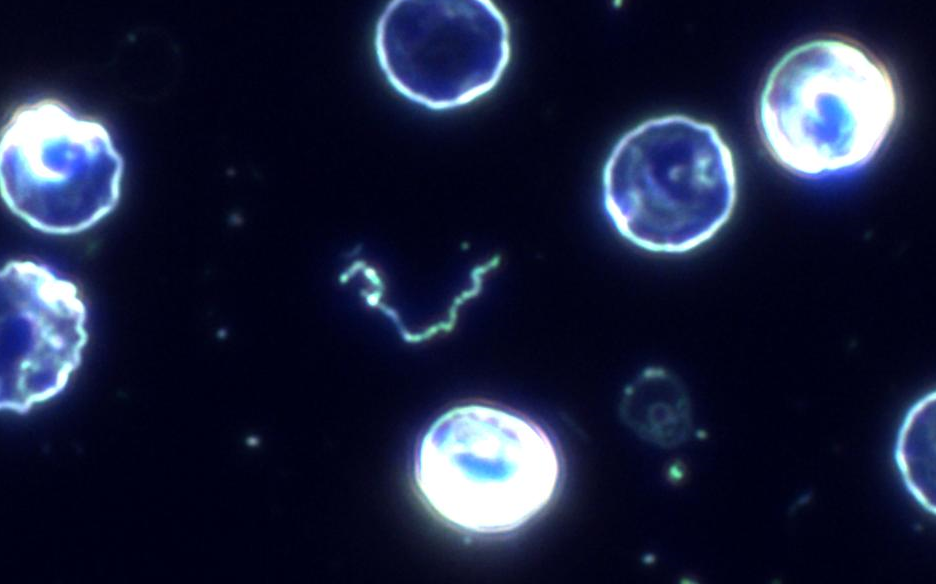
%> input picture Assignment_Input/IMG_11.png, 936 x 584 px
$ octave Task5Attempt.m   (GNU Octave 9; MATLAB toolbox functions it lacks are replaced by stand-ins)
%> lines starting %> are read from the running program, lines starting %| are printed output that depends on the picture; in (x1, y1, x2, y2) boxes, pixels count from 0 and x2, y2 are one past the last pixel; in counts of white or black regions, pixels touching at a corner belong together; the program's own positions count from 1
clear; close all;

% Task 5: Robust method --------------------------

% Load the new image
IMG = imread('IMG_11.png');
%> IMG is the input picture: size 584x936x3 uint8; mean R, G, B 27.5, 33.3, 59.9

% Convert image to grayscale
I_gray = rgb2gray(IMG);
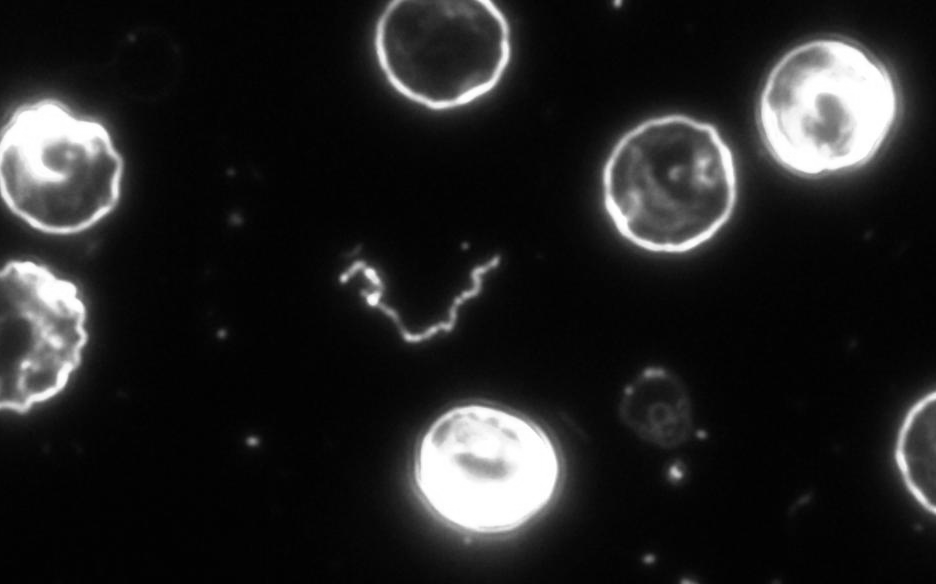
%> I_gray: size 584x936 uint8; min 2, max 255, mean 34.6

% Rescale image
height = 512;
[rows, cols] = size(I_gray);
%> rows = 584; cols = 936
new_width = round(cols * (height / rows));
%> new_width = 821
I_resized = imresize(I_gray, [height, new_width]);

% Adaptive Histogram Equalization
I_enhanced = adapthisteq(I_gray, 'NumTiles', [32 32], 'ClipLimit', 0.012);

I_smoothed = imgaussfilt(I_enhanced, 2);  % Gaussian filter with sigma=2

gamma = 0.8;  % Gamma < 1 brightens, Gamma > 1 darkens
I_gamma = imadjust(I_smoothed, [], [], gamma);
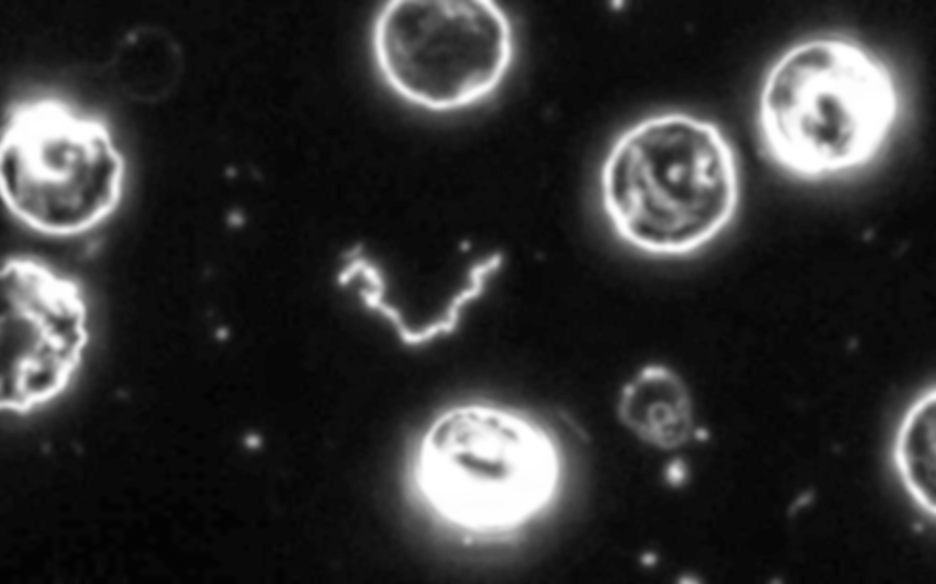
%> I_gamma: size 584x936 uint8; min 3, max 255, mean 49

I_normalized = mat2gray(I_gamma);  % Normalize to range [0, 1]

% Otsu's Method
thresh = graythresh(I_normalized);
%> thresh = 0.404
I_binary = imbinarize(I_normalized, thresh);
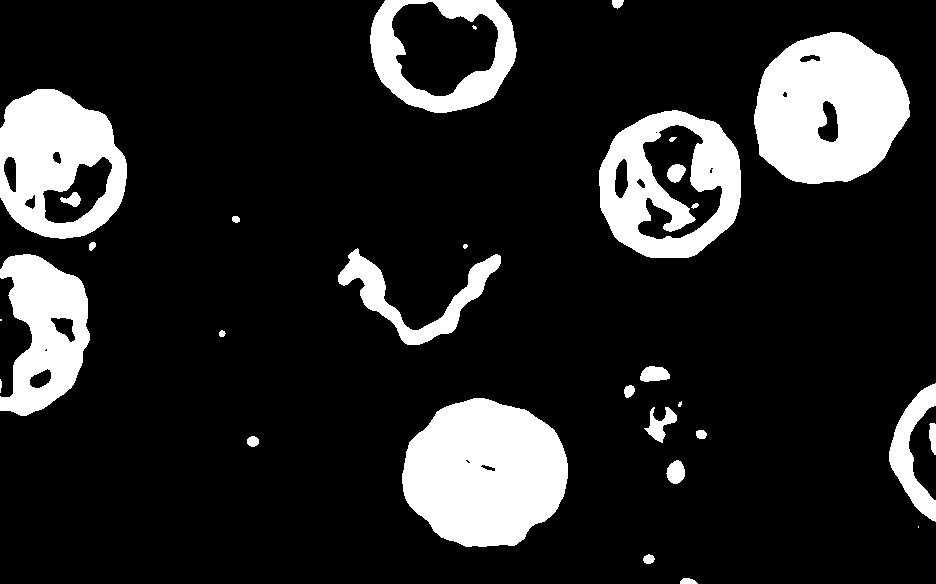
%> I_binary: size 584x936 logical; 15.7% white; 31 white regions (5 under 20 px), largest, box (x1, y1, x2, y2) and area: (402, 398, 568, 547) 18919, (754, 32, 910, 184) 17469, (0, 89, 127, 239) 12255

% Edge Detection
I_edge = edge(I_binary, 'roberts');
%> I_edge: size 584x936 logical; 1.4% white in thin lines or dots

% Morphological Processing
se_close = strel('disk',3);
I_closed = imclose(I_edge, se_close); %close small gaps
%> I_closed: size 584x936 logical; 1.5% white in thin lines or dots

I_bridged1 = bwmorph(I_closed, "bridge");

%Add Padding
padded_edges = padarray(I_bridged1, [1, 1], 0, 'both');
%> padded_edges: size 586x938 logical; 1.5% white in thin lines or dots
se = strel('disk', 3);

%Dilate
a_dilated_edges = imdilate(padded_edges, se);
%> a_dilated_edges: size 586x938 logical; 6.1% white; 45 white regions, largest, box (x1, y1, x2, y2) and area: (636, 123, 725, 242) 3273, (336, 246, 504, 348) 3046, (400, 396, 571, 550) 2804

%Bridge
dilated_edges = bwmorph(a_dilated_edges,"bridge");
%> dilated_edges: size 586x938 logical; 6.1% white; 44 white regions, largest, box (x1, y1, x2, y2) and area: (636, 123, 725, 242) 3291, (336, 246, 504, 348) 3047, (400, 396, 571, 550) 2804

%a: Filling the cells at top and left border of the image
d_edges_a = padarray(dilated_edges,[1 1],1,'pre');
%> d_edges_a: size 587x939 logical; 6.3% white; 38 white regions, largest, box (x1, y1, x2, y2) and area: (0, 0, 939, 587) 10291, (637, 124, 726, 243) 3291, (337, 247, 505, 349) 3047
d_edges_a_filled = imfill(d_edges_a, "holes");
%> d_edges_a_filled: size 587x939 logical; 20.8% white; 21 white regions, largest, box (x1, y1, x2, y2) and area: (0, 0, 939, 587) 45452, (401, 397, 572, 551) 20391, (753, 31, 914, 188) 19499
d_edges_a_filled = d_edges_a_filled(2:end, 2:end);
%> d_edges_a_filled: size 586x938 logical; 20.6% white; 24 white regions, largest, box (x1, y1, x2, y2) and area: (400, 396, 571, 550) 20391, (752, 30, 913, 187) 19499, (597, 108, 744, 261) 18109

%b: Filling the cells at top and right border of the image
d_edges_b = padarray(padarray(dilated_edges,[1 0],1,'pre'),[0 1],1,'post');
%> d_edges_b: size 587x939 logical; 6.3% white; 39 white regions, largest, box (x1, y1, x2, y2) and area: (0, 0, 939, 587) 7423, (636, 124, 725, 243) 3291, (336, 247, 504, 349) 3047
d_edges_b_filled = imfill(d_edges_b, "holes");
%> d_edges_b_filled: size 587x939 logical; 17.9% white; 29 white regions, largest, box (x1, y1, x2, y2) and area: (0, 0, 939, 587) 21569, (400, 397, 571, 551) 20391, (752, 31, 913, 188) 19499
d_edges_b_filled = d_edges_b_filled(2:end, 1:end-1);

%c: Filling the cells at bottom and right border of the image
d_edges_c = padarray(dilated_edges,[1 1],1,'post');
%> d_edges_c: size 587x939 logical; 6.3% white; 41 white regions, largest, box (x1, y1, x2, y2) and area: (0, 0, 939, 587) 3594, (636, 123, 725, 242) 3291, (336, 246, 504, 348) 3047
d_edges_c_filled = imfill(d_edges_c, "holes");
d_edges_c_filled = d_edges_c_filled(1:end-1,1:end-1);

%d: Filling the cells at top and left border of the image
d_edges_d = padarray(padarray(dilated_edges,[1 0],1,'post'),[0 1],1,'pre');
%> d_edges_d: size 587x939 logical; 6.3% white; 40 white regions, largest, box (x1, y1, x2, y2) and area: (0, 0, 939, 587) 6462, (637, 123, 726, 242) 3291, (337, 246, 505, 348) 3047
d_edges_d_filled = imfill(d_edges_d, "holes");
%> d_edges_d_filled: size 587x939 logical; 19.9% white; 23 white regions, largest, box (x1, y1, x2, y2) and area: (0, 0, 939, 587) 30730, (401, 396, 572, 550) 20391, (753, 30, 914, 187) 19499
d_edges_d_filled = d_edges_d_filled(1:end-1, 2:end);

%Fill image
I_filled = d_edges_a_filled | d_edges_b_filled | d_edges_c_filled | d_edges_d_filled;

% Remove very small objects with area < 400
I_cleaned = bwareaopen(I_filled, 1000);

% Dilate to separate overlapping cells better
se_dilate = strel('disk', 3);
I_dilated = imerode(I_cleaned, se_dilate);
%> I_dilated: size 586x938 logical; 19.3% white; 10 white regions, largest, box (x1, y1, x2, y2) and area: (402, 398, 569, 548) 19284, (754, 32, 911, 185) 18423, (599, 110, 742, 259) 17085

% Take objects larger than 300 pixels in area.
I_filtered = bwareafilt(I_dilated, [500, inf]);

figure;
imshow(I_filtered);
title('Filtered');

% Morphological Processing
se_close = strel('disk',1);
I_closed2 = imclose(I_filtered, se_close); %close small gaps

% Label connected components
I_labeled = bwlabel(I_filtered);
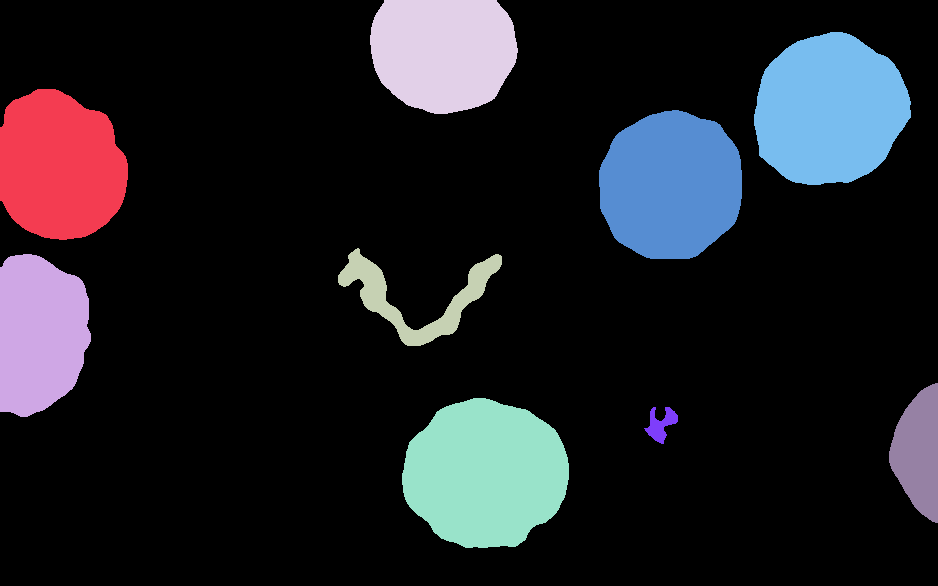
%> I_labeled: size 586x938 double; 10 distinct labels, from 0 to 9; one colour per label, 0 black

% Extract features
stats = regionprops(I_labeled, 'Area', 'Perimeter', 'Eccentricity', 'Solidity', 'Centroid', 'MajorAxisLength','MinorAxisLength');
%> stats = 9 regions; largest, Area, Centroid, MajorAxisLength, MinorAxisLength and Eccentricity: 19284 [486 474.3] 166.2 148.1 0.454, 18423 [830.2 110.6] 159.1 147.9 0.369, 17085 [671.5 186] 151.3 143.9 0.309, 15438 [60.4 166.9] 154.2 128.5 0.553, 14036 [443.8 52.6] 152 119.3 0.62
areas = [stats.Area];
%> areas = [15438 12097 4378 14036 19284 17085 602 18423 4725]
perimeters = [stats.Perimeter];
%> perimeters = [450.6 429.5 533.9 432 500.7 463.4 140.1 486.4 313.5]
circularities = (4 * pi * areas) ./ (perimeters .^ 2);
%> circularities = [0.955 0.824 0.193 0.945 0.967 1 0.386 0.979 0.604]
aspectRatios = [stats.MajorAxisLength] ./ [stats.MinorAxisLength];
%> aspectRatios = [1.2 1.74 1.9 1.27 1.12 1.05 1.46 1.08 2.65]

%Define Aspect Ratio for Bacteria
aspectRatioThreshold = 2.5;

% Thresholds for classification
blood_cells_mask = ismember(I_labeled, find(aspectRatios < aspectRatioThreshold & [stats.Area] > 3000));
bacteria_mask = ismember(I_labeled, find(aspectRatios > aspectRatioThreshold));
%> bacteria_mask: size 586x938 logical; 0.86% white; 1 white region, box (x1, y1, x2, y2) and area: (889, 383, 938, 523) 4725

% Combine masks for final result
final_filtered = blood_cells_mask | bacteria_mask;

for i = 1:numel(stats)
    fprintf('Object %d: Area = %.2f, Eccentricity = %.2f, Perimeter = %.2f, Circularity = %.2f, Aspect Ratio = %.2f\n', i, stats(i).Area, stats(i).Eccentricity, stats(i).Perimeter, circularities(i),aspectRatios(i));
end
%> this loop made 9 passes
%| Object 1: Area = 15438.00, Eccentricity = 0.55, Perimeter = 450.63, Circularity = 0.96, Aspect Ratio = 1.20
%| Object 2: Area = 12097.00, Eccentricity = 0.82, Perimeter = 429.52, Circularity = 0.82, Aspect Ratio = 1.74
%| Object 3: Area = 4378.00, Eccentricity = 0.85, Perimeter = 533.89, Circularity = 0.19, Aspect Ratio = 1.90
%| Object 4: Area = 14036.00, Eccentricity = 0.62, Perimeter = 431.97, Circularity = 0.95, Aspect Ratio = 1.27
%| Object 5: Area = 19284.00, Eccentricity = 0.45, Perimeter = 500.66, Circularity = 0.97, Aspect Ratio = 1.12
%| Object 6: Area = 17085.00, Eccentricity = 0.31, Perimeter = 463.41, Circularity = 1.00, Aspect Ratio = 1.05
%| Object 7: Area = 602.00, Eccentricity = 0.73, Perimeter = 140.06, Circularity = 0.39, Aspect Ratio = 1.46
%| Object 8: Area = 18423.00, Eccentricity = 0.37, Perimeter = 486.37, Circularity = 0.98, Aspect Ratio = 1.08
%> (further printed lines are left out)

% Create an RGB image for visualization
colored_final = zeros([size(final_filtered), 3]);
colored_final(:, :, 1) = blood_cells_mask; % Red channel for blood cells
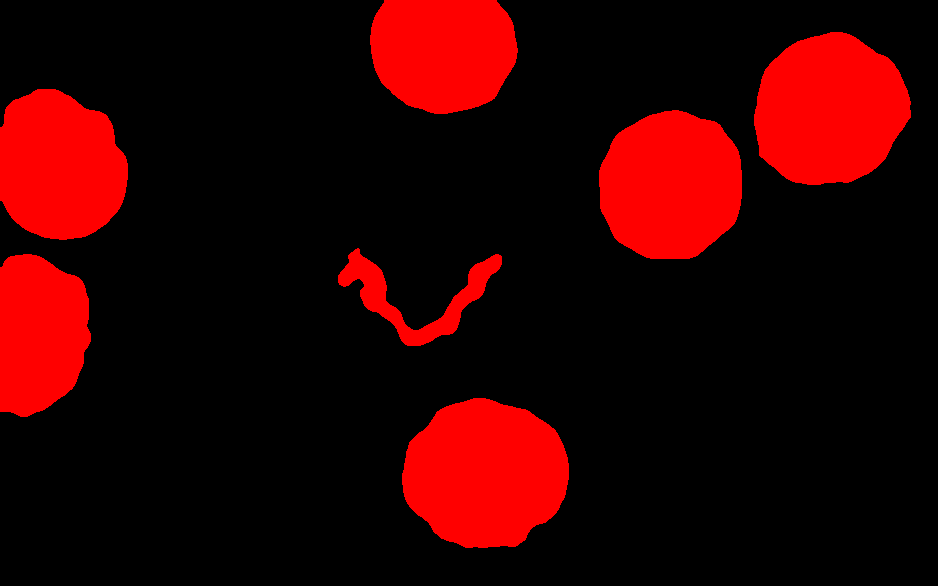
%> colored_final: size 586x938x3 double; mean R, G, B 0.183, 0, 0
colored_final(:, :, 2) = bacteria_mask;    % Green channel for bacteria
colored_final(:, :, 3) = bacteria_mask;    % Blue channel for bacteria

% Display Results
figure;
subplot(2, 2, 1);
imshow(I_enhanced);
title('Enhanced Image');

subplot(2, 2, 2);
imshow(I_normalized);
title('Normalized Image');

subplot(2, 2, 3);
imshow(I_binary);
title('Binarized Image');

subplot(2, 2, 4);
imshow(I_edge);
title('Edge Detection');

% Display Results 2
figure;
subplot(2, 2, 1);
imshow(I_closed);
title('Closed');

subplot(2, 2, 2);
imshow(I_cleaned);
title('Cleaned');

subplot(2, 2, 3);
imshow(I_filled);
title('Filled');

subplot(2, 2, 4);
imshow(colored_final);
title('Colored Image');

figure;
imshow(colored_final);
title('Colored Image');

% Task 6: Performance evaluation -----------------
%Step 1: Load ground truth data
GT = imread("IMG_06_GT.png");
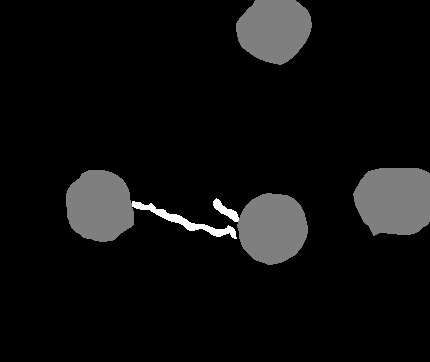
%> input picture Assignment_Input/IMG_06_GT.png, 430 x 362 px
%> GT is the input picture: size 362x430x3 uint8; min 0, max 2, mean 0.116
% To visualise the ground truth image, you can
% use the following code.
L_GT = label2rgb(rgb2gray(GT), 'prism','k','shuffle');
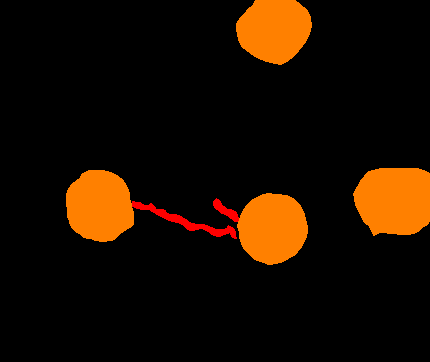
%> L_GT: size 362x430x3 uint8; mean R, G, B 27.9, 13.2, 0
figure, imshow(L_GT)
